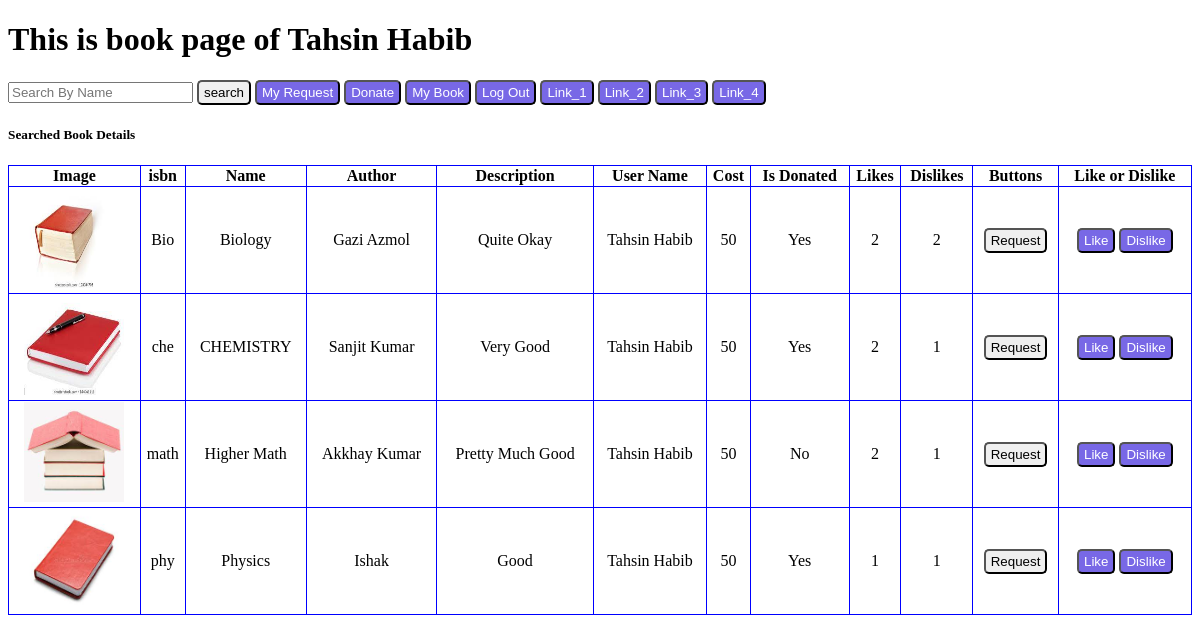
Page /book/book.php (signed in) on the committed database.
### tables this page shows
CREATE TABLE `book` (
  `isbn` char(13) NOT NULL,
  `name` varchar(30) NOT NULL,
  `author` varchar(30) NOT NULL,
  `Total_like` int(10) NOT NULL,
  `image` varchar(255) DEFAULT NULL,
  `description` varchar(255) DEFAULT NULL,
  `time` time NOT NULL,
  `username` varchar(30) NOT NULL,
  `cost` double NOT NULL DEFAULT 50,
  `isDonated` varchar(3) NOT NULL,
  `total_dislike` int(10) NOT NULL
);

### book/book.php (the view, shortened to what this page needs)
<?php
	$servername = "localhost";
    $username = "dbms";
    $password = "dbms";
    $con = new mysqli($servername, $username, $password);
    mysqli_select_db($con, 'demo');
?>
<!DOCTYPE html>
<html>
<head>
</head>
<body>
	<div class="container">
		<h1>This is book page of <?php echo $_SESSION['user']; ?></h1>
	</div>
	<form action="..\search\search.php" method="POST">
		<input type = "text" name="search" placeholder="Search By Name">
		<button style = "border-radius: 5px; padding: 3px 5px;" type = "submit">search</button>
	<button class="btn"> <a class = "rating" href="..\view_request\view_req.php">My Request</a> </button>
	<button class="btn"> <a class = "rating" href="..\donate\donate.php">Donate</a> </button>
	<button class="btn"> <a class = "rating" href="..\my_book\book_view.php">My Book</a> </button>
	<button class="btn"> <a class = "rating" href="..\logout\logout.php">Log Out</a> </button>
	<button class="btn"> <a class = "rating" href="#">Link_1</a> </button>
	<button class="btn"> <a class = "rating" href="#">Link_2</a> </button>
	<button class="btn"> <a class = "rating" href="#">Link_3</a> </button>
	<button class="btn"> <a class = "rating" href="#">Link_4</a> </button>
            <h5>Searched Book Details</h5>
                    <table id="ptable">
                        <thead>
                            <tr>
                                <th>Image</th>
                                <th>isbn</th>
                                <th>Name</th>
                                <th>Author</th>
                                <th>Description</th>
                                <th>User Name</th>
                                <th>Cost</th>
                                <th>Is Donated</th>
                                <th>Likes</th>
                                <th>Dislikes</th>
								<th>Buttons</th>
								<th>Like or Dislike</th>
                            </tr>
                        </thead>
            <tbody>
	<?php
	$query = "SELECT * FROM book";
	$res = mysqli_query($con, $query);
	if(mysqli_num_rows($res) > 0){
		while($row = mysqli_fetch_array($res)){
			?>
				<tr>
					<td> <img src="..\donate\uploads\<?php echo $row['image']; ?>" width="100" height="100"></td>
					<td><?php echo $row['isbn'] ?></td>
					<td><?php echo $row['name'] ?></td>
					<td><?php echo $row['author'] ?></td>
					<td><?php echo $row['description'] ?></td>
					<td><?php echo $row['username'] ?></td>
					<td><?php echo $row['cost'] ?></td>
					<td><?php echo $row['isDonated'] ?></td>
					<td><?php echo $row['Total_like'] ?></td>
					<td><?php echo $row['total_dislike'] ?></td>
					<td>
							<button style = "border-radius: 5px; padding: 3px 5px;" type = "button" onclick="requestfn('<?php echo $row['isbn']; ?>')">Request</button>
                    </td>
					<td>
							<button class="btn"> <a class = "rating" href="..\rating\like.php?isbn=<?php echo $row['isbn']; ?>">Like</a> </button>
							<button class="btn"> <a class = "rating" href="..\rating\dislike.php?isbn=<?php echo $row['isbn']; ?>">Dislike</a> </button>
					</td>
				</tr>
			<?php
		}
	}
	?>
</body>
</html>

### book/book.php (style rules this page uses)
.btn { background: #7868e6; padding: 3px 5px; border-radius: 5px; }
.rating { text-decoration: none; color: white; }
#ptable { width: 100%; border: 1px solid blue; border-collapse: collapse; }
#ptable th, #ptable td { border: 1px solid blue; border-collapse: collapse; text-align: center; }

### rows in the picture
book: image (picture), isbn "Bio", name "Biology", author "Gazi Azmol", description "Quite Okay", username "Tahsin Habib", cost "50", isDonated "Yes", Total_like "2", total_dislike "2"
book: image (picture), isbn "che", name "CHEMISTRY", author "Sanjit Kumar", description "Very Good", username "Tahsin Habib", cost "50", isDonated "Yes", Total_like "2", total_dislike "1"
book: image (picture), isbn "math", name "Higher Math", author "Akkhay Kumar", description "Pretty Much Good", username "Tahsin Habib", cost "50", isDonated "No", Total_like "2", total_dislike "1"
book: image (picture), isbn "phy", name "Physics", author "Ishak", description "Good", username "Tahsin Habib", cost "50", isDonated "Yes", Total_like "1", total_dislike "1"

### other values in the picture
$_SESSION['user'] "Tahsin Habib"
